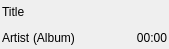
<?xml version="1.0" encoding="UTF-8"?>
<ui version="4.0">
 <class>PlaylistEntryBig</class>
 <widget class="QFrame" name="PlaylistEntryBig">
  <property name="geometry">
   <rect>
    <x>0</x>
    <y>0</y>
    <width>169</width>
    <height>49</height>
   </rect>
  </property>
  <property name="sizePolicy">
   <sizepolicy hsizetype="MinimumExpanding" vsizetype="Preferred">
    <horstretch>0</horstretch>
    <verstretch>0</verstretch>
   </sizepolicy>
  </property>
  <property name="frameShape">
   <enum>QFrame::Box</enum>
  </property>
  <property name="frameShadow">
   <enum>QFrame::Plain</enum>
  </property>
  <property name="lineWidth">
   <number>0</number>
  </property>
  <property name="midLineWidth">
   <number>0</number>
  </property>
  <layout class="QGridLayout">
   <property name="leftMargin">
    <number>2</number>
   </property>
   <property name="topMargin">
    <number>0</number>
   </property>
   <property name="rightMargin">
    <number>2</number>
   </property>
   <property name="bottomMargin">
    <number>0</number>
   </property>
   <property name="spacing">
    <number>2</number>
   </property>
   <item row="0" column="0" colspan="5">
    <widget class="QLabel" name="pl_lab_title">
     <property name="text">
      <string>Title</string>
     </property>
    </widget>
   </item>
   <item row="1" column="0">
    <widget class="QLabel" name="pl_lab_artist">
     <property name="sizePolicy">
      <sizepolicy hsizetype="Maximum" vsizetype="Preferred">
       <horstretch>0</horstretch>
       <verstretch>0</verstretch>
      </sizepolicy>
     </property>
     <property name="text">
      <string>Artist</string>
     </property>
    </widget>
   </item>
   <item row="1" column="1">
    <widget class="QLabel" name="pl_lab_album">
     <property name="sizePolicy">
      <sizepolicy hsizetype="Minimum" vsizetype="Preferred">
       <horstretch>0</horstretch>
       <verstretch>0</verstretch>
      </sizepolicy>
     </property>
     <property name="text">
      <string>(Album)</string>
     </property>
    </widget>
   </item>
   <item row="1" column="2" colspan="2">
    <spacer name="horizontalSpacer">
     <property name="orientation">
      <enum>Qt::Horizontal</enum>
     </property>
     <property name="sizeHint" stdset="0">
      <size>
       <width>0</width>
       <height>0</height>
      </size>
     </property>
    </spacer>
   </item>
   <item row="1" column="4">
    <widget class="QLabel" name="pl_lab_time">
     <property name="text">
      <string>00:00</string>
     </property>
     <property name="alignment">
      <set>Qt::AlignRight|Qt::AlignTrailing|Qt::AlignVCenter</set>
     </property>
    </widget>
   </item>
  </layout>
 </widget>
 <resources/>
 <connections/>
</ui>
